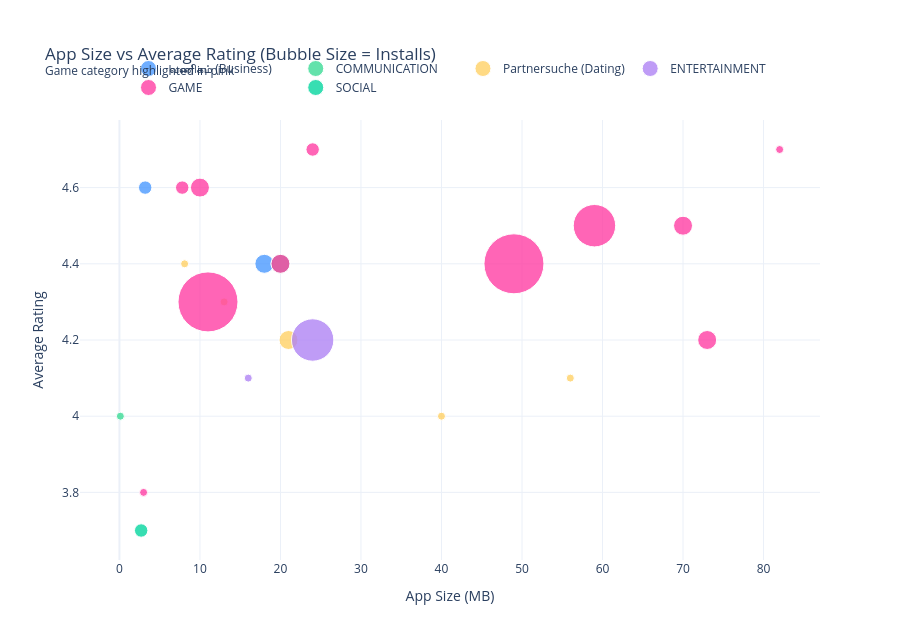

Write notebook code for a chart like this one.
### Markdown cell above
## 4. Bubble chart (Plotly)

### Code cell
fig = go.Figure()

for cat in filtered['Category'].unique():
    sub = filtered[filtered['Category'] == cat]
    fig.add_trace(go.Scatter(
        x=sub['Size_MB'],
        y=sub['Rating'],
        mode='markers',
        name=display_label(cat),
        marker=dict(
            size=sub['Installs_Num'],
            sizemode='area',
            sizeref=2.*filtered['Installs_Num'].max()/(60.**2),
            sizemin=4,
            color=color_map[cat],
            line=dict(width=1, color='white'),
            opacity=0.8
        ),
        text=sub['App'],
        hovertemplate='<b>%{text}</b><br>Size: %{x} MB<br>Rating: %{y}<br>Installs: %{marker.size:,}<extra></extra>'
    ))

fig.update_layout(
    title='App Size vs Average Rating (Bubble Size = Installs)<br><sup>Game category highlighted in pink</sup>',
    xaxis_title='App Size (MB)',
    yaxis_title='Average Rating',
    legend=dict(orientation='h', y=1.15, x=0.5, xanchor='center'),
    height=620,
    template='plotly_white',
    margin=dict(t=120, b=60)
)

fig.show()

### Figure 1 — Plotly figure (JSON) as saved in the notebook; plotly's stock layout.template omitted (floating-point values rounded to 4 significant figures)
{"data": [{"hovertemplate": "<b>%{text}</b><br>Size: %{x} MB<br>Rating: %{y}<br>Installs: %{marker.size:,}<extra></extra>", "marker": {"color": "#4C9AFF", "line": {"color": "white", "width": 1}, "opacity": 0.8, "size": [10000000, 5000000], "sizemin": 4, "sizemode": "area", "sizeref": 55560.0}, "mode": "markers", "name": "வணிகம் (Business)", "text": ["Google Primer", "Call Blocker"], "type": "scatter", "x": [18.0, 3.2], "y": [4.4, 4.6]}, {"hovertemplate": "<b>%{text}</b><br>Size: %{x} MB<br>Rating: %{y}<br>Installs: %{marker.size:,}<extra></extra>", "marker": {"color": "#3DDC97", "line": {"color": "white", "width": 1}, "opacity": 0.8, "size": [10000000, 1000000], "sizemin": 4, "sizemode": "area", "sizeref": 55560.0}, "mode": "markers", "name": "COMMUNICATION", "text": ["CallApp: Caller ID, Blocker & Phone Call Recorder", "Caller ID +"], "type": "scatter", "x": [20.0, 0.1152], "y": [4.4, 4.0]}, {"hovertemplate": "<b>%{text}</b><br>Size: %{x} MB<br>Rating: %{y}<br>Installs: %{marker.size:,}<extra></extra>", "marker": {"color": "#FFD166", "line": {"color": "white", "width": 1}, "opacity": 0.8, "size": [100000, 1000000, 500000, 10000000, 500000], "sizemin": 4, "sizemode": "area", "sizeref": 55560.0}, "mode": "markers", "name": "Partnersuche (Dating)", "text": ["Hily: Dating, Chat, Match, Meet & Hook up", "CMB Free Dating App", "FlirtChat - ♥Free Dating/Flirting App♥", "Hitwe - meet people and chat", "2Date Dating App, Love and matching"], "type": "scatter", "x": [56.0, 40.0, 13.0, 21.0, 8.1], "y": [4.1, 4.0, 4.3, 4.2, 4.4]}, {"hovertemplate": "<b>%{text}</b><br>Size: %{x} MB<br>Rating: %{y}<br>Installs: %{marker.size:,}<extra></extra>", "marker": {"color": "#B084F5", "line": {"color": "white", "width": 1}, "opacity": 0.8, "size": [50000000, 100000], "sizemin": 4, "sizemode": "area", "sizeref": 55560.0}, "mode": "markers", "name": "ENTERTAINMENT", "text": ["Amazon Prime Video", "Cooking Channel"], "type": "scatter", "x": [24.0, 16.0], "y": [4.2, 4.1]}, {"hovertemplate": "<b>%{text}</b><br>Size: %{x} MB<br>Rating: %{y}<br>Installs: %{marker.size:,}<extra></extra>", "marker": {"color": "#FF3FA4", "line": {"color": "white", "width": 1}, "opacity": 0.8, "size": [5000000, 50000000, 100000000, 100000000, 5000000, 10000000, 1000000, 10000000, 10000000, 10000000, 1000000], "sizemin": 4, "sizemode": "area", "sizeref": 55560.0}, "mode": "markers", "name": "GAME", "text": ["Block Puzzle", "Granny", "Flow Free", "Cut the Rope FULL FREE", "Color by Number – New Coloring Book", "Draw In", "Honkai Impact 3rd", "Dude Perfect 2", "Candy Bomb", "1LINE – One Line with One Touch", "Four In A Line"], "type": "scatter", "x": [7.8, 59.0, 11.0, 49.0, 24.0, 73.0, 82.0, 70.0, 20.0, 10.0, 3.0], "y": [4.6, 4.5, 4.3, 4.4, 4.7, 4.2, 4.7, 4.5, 4.4, 4.6, 3.8]}, {"hovertemplate": "<b>%{text}</b><br>Size: %{x} MB<br>Rating: %{y}<br>Installs: %{marker.size:,}<extra></extra>", "marker": {"color": "#06D6A0", "line": {"color": "white", "width": 1}, "opacity": 0.8, "size": [5000000], "sizemin": 4, "sizemode": "area", "sizeref": 55560.0}, "mode": "markers", "name": "SOCIAL", "text": ["Blogger"], "type": "scatter", "x": [2.7], "y": [3.7]}], "layout": {"height": 620, "legend": {"orientation": "h", "x": 0.5, "xanchor": "center", "y": 1.15}, "margin": {"b": 60, "t": 120}, "title": {"text": "App Size vs Average Rating (Bubble Size = Installs)<br><sup>Game category highlighted in pink</sup>"}, "xaxis": {"title": {"text": "App Size (MB)"}}, "yaxis": {"title": {"text": "Average Rating"}}}}
